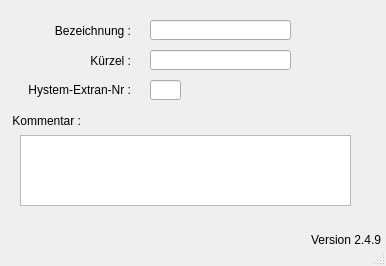
<?xml version="1.0" encoding="UTF-8"?>
<ui version="4.0">
 <class>MainWindow</class>
 <widget class="QMainWindow" name="MainWindow">
  <property name="geometry">
   <rect>
    <x>0</x>
    <y>0</y>
    <width>386</width>
    <height>266</height>
   </rect>
  </property>
  <property name="windowTitle">
   <string>MainWindow</string>
  </property>
  <property name="layoutDirection">
   <enum>Qt::LeftToRight</enum>
  </property>
  <widget class="QWidget" name="centralwidget">
   <widget class="QLabel" name="label">
    <property name="geometry">
     <rect>
      <x>10</x>
      <y>80</y>
      <width>121</width>
      <height>21</height>
     </rect>
    </property>
    <property name="text">
     <string>&lt;html&gt;&lt;head/&gt;&lt;body&gt;&lt;p align=&quot;right&quot;&gt;Hystem-Extran-Nr :&lt;/p&gt;&lt;/body&gt;&lt;/html&gt;</string>
    </property>
    <property name="alignment">
     <set>Qt::AlignRight|Qt::AlignTrailing|Qt::AlignVCenter</set>
    </property>
   </widget>
   <widget class="QLabel" name="label_2">
    <property name="geometry">
     <rect>
      <x>10</x>
      <y>20</y>
      <width>121</width>
      <height>21</height>
     </rect>
    </property>
    <property name="text">
     <string>Bezeichnung :</string>
    </property>
    <property name="alignment">
     <set>Qt::AlignRight|Qt::AlignTrailing|Qt::AlignVCenter</set>
    </property>
   </widget>
   <widget class="QLineEdit" name="he_nr">
    <property name="enabled">
     <bool>true</bool>
    </property>
    <property name="geometry">
     <rect>
      <x>150</x>
      <y>80</y>
      <width>31</width>
      <height>20</height>
     </rect>
    </property>
    <property name="layoutDirection">
     <enum>Qt::RightToLeft</enum>
    </property>
    <property name="autoFillBackground">
     <bool>false</bool>
    </property>
    <property name="text">
     <string/>
    </property>
    <property name="frame">
     <bool>true</bool>
    </property>
   </widget>
   <widget class="QLineEdit" name="bezeichnung">
    <property name="geometry">
     <rect>
      <x>150</x>
      <y>20</y>
      <width>141</width>
      <height>20</height>
     </rect>
    </property>
    <property name="text">
     <string/>
    </property>
   </widget>
   <widget class="QLabel" name="label_3">
    <property name="geometry">
     <rect>
      <x>10</x>
      <y>50</y>
      <width>121</width>
      <height>21</height>
     </rect>
    </property>
    <property name="text">
     <string>Kürzel :</string>
    </property>
    <property name="alignment">
     <set>Qt::AlignRight|Qt::AlignTrailing|Qt::AlignVCenter</set>
    </property>
   </widget>
   <widget class="QLineEdit" name="kuerzel">
    <property name="geometry">
     <rect>
      <x>150</x>
      <y>50</y>
      <width>141</width>
      <height>20</height>
     </rect>
    </property>
    <property name="text">
     <string/>
    </property>
   </widget>
   <widget class="QLabel" name="label_4">
    <property name="geometry">
     <rect>
      <x>10</x>
      <y>110</y>
      <width>71</width>
      <height>21</height>
     </rect>
    </property>
    <property name="text">
     <string>Kommentar :</string>
    </property>
    <property name="alignment">
     <set>Qt::AlignRight|Qt::AlignTrailing|Qt::AlignVCenter</set>
    </property>
   </widget>
   <widget class="QTextEdit" name="bemerkung">
    <property name="geometry">
     <rect>
      <x>20</x>
      <y>135</y>
      <width>331</width>
      <height>71</height>
     </rect>
    </property>
   </widget>
   <widget class="QLabel" name="lb_version">
    <property name="geometry">
     <rect>
      <x>310</x>
      <y>230</y>
      <width>71</width>
      <height>20</height>
     </rect>
    </property>
    <property name="toolTip">
     <string>Version QKan Import</string>
    </property>
    <property name="text">
     <string>Version 2.4.9</string>
    </property>
    <property name="alignment">
     <set>Qt::AlignRight|Qt::AlignTrailing|Qt::AlignVCenter</set>
    </property>
   </widget>
  </widget>
  <widget class="QStatusBar" name="statusbar"/>
 </widget>
 <tabstops>
  <tabstop>bezeichnung</tabstop>
  <tabstop>kuerzel</tabstop>
  <tabstop>he_nr</tabstop>
  <tabstop>bemerkung</tabstop>
 </tabstops>
 <resources/>
 <connections/>
</ui>
